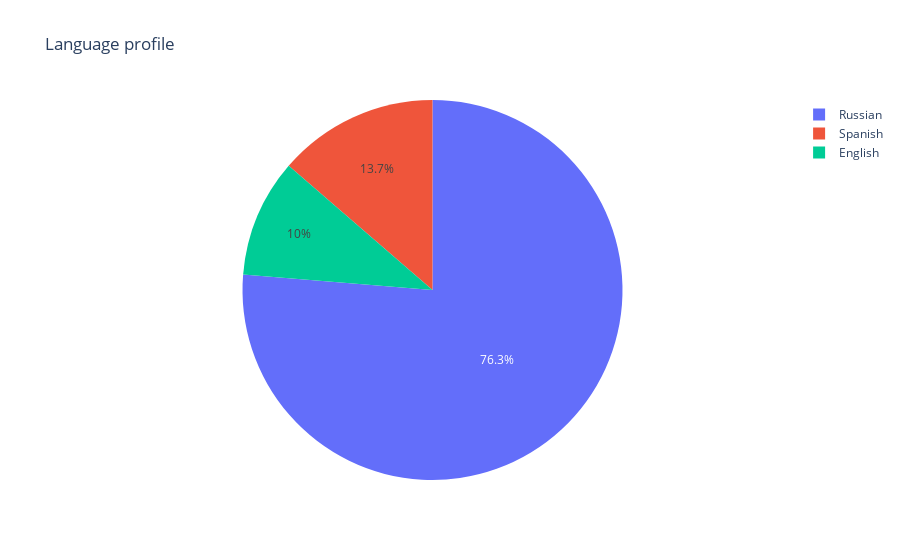

The notebook cell this image was saved under:
### Markdown cell above
Progress is also similar when grouped by language. But it should be noted that...

### Code cell
pdx = large_df
pdx['UserLanguage'].replace('RU','Russian',inplace=True)
pdx['UserLanguage'].replace('ES-ES','Spanish',inplace=True)
pdx['UserLanguage'].replace('EN','English',inplace=True)

temp_series = pdx['UserLanguage'].value_counts()
labels = (np.array(temp_series.index))
sizes = (np.array((temp_series / temp_series.sum())*100))

trace = go.Pie(labels=labels, values=sizes)
layout = go.Layout(
    title='Language profile'
)
data = [trace]
fig = go.Figure(data=data, layout=layout)
py.iplot(fig)

### Figure 1 — Plotly figure (JSON) as saved in the notebook; plotly's stock layout.template omitted (floating-point values rounded to 4 significant figures)
{"data": [{"labels": ["Russian", "Spanish", "English"], "type": "pie", "values": [76.31, 13.66, 10.03]}], "layout": {"title": {"text": "Language profile"}}}
